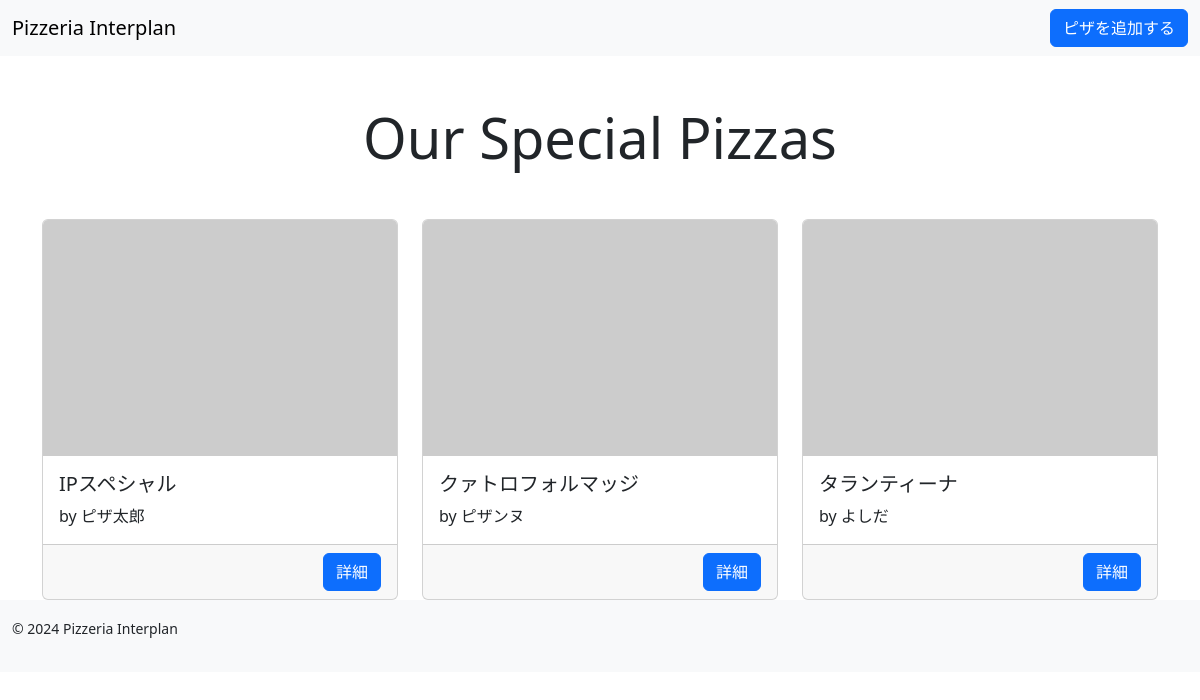
Before: / with the older database file.
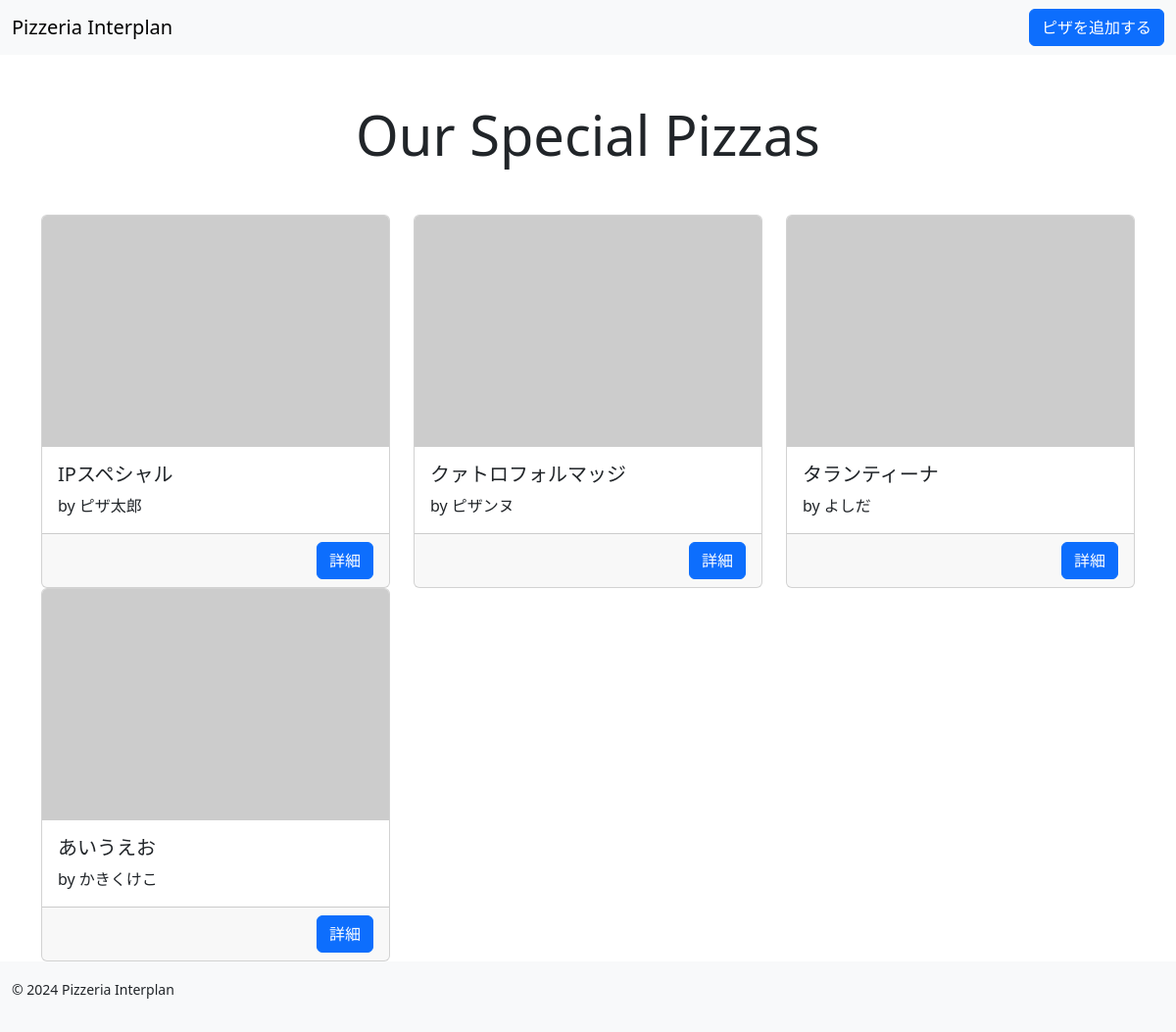
After: the same page with the newer database file.
### tables this page shows
CREATE TABLE `pizzas` (
  `id` int(11) NOT NULL,
  `pizza_name` varchar(255) NOT NULL,
  `chef_name` varchar(255) NOT NULL,
  `toppings` varchar(255) NOT NULL,
  `created_at` timestamp NOT NULL DEFAULT CURRENT_TIMESTAMP
);

### index.php (the view)
<?php
require 'dbconnect.php';
$sql = 'SELECT * FROM pizzas';
$result = $db->query($sql);
$pizzas = $result->fetchAll();
?>
<?php include 'header.php'; ?>
<div class="container">
  <h1 class="text-center display-4 my-5">
    Our Special Pizzas
  </h1>
  <div class="row">
    <?php foreach ($pizzas as $pizza): ?>
      <div class="col-md-4">
        <div class="card h-100">
          <img src="https://dummyimage.com/600x400/666/fff&text=PIZZA" alt="" class="card-img-top">
          <div class="card-body">
            <h3 class="h5"><?= $pizza['pizza_name']; ?></h3>
            <p class="card-text">by <?= $pizza['chef_name']; ?></p>
          </div>
          <div class="card-footer text-end">
            <a href="detail.php?id=<?= $pizza['id']; ?>" class="btn btn-primary">詳細</a>
          </div>
        </div>
      </div>
    <?php endforeach; ?>
  </div>
</div>
<?php include 'footer.php'; ?>

### header.php (shortened to what this page needs)
<!DOCTYPE html>
<html lang="ja">
<head>
  <link rel="stylesheet" href="https://cdn.jsdelivr.net/npm/bootstrap@5.3.0/dist/css/bootstrap.min.css">
</head>
<body>
  <header>
    <nav class="navbar navbar-expand-lg bg-body-tertiary">
      <div class="container-fluid">
        <a class="navbar-brand" href="./index.php">Pizzeria Interplan</a>
        <div class="collapse navbar-collapse justify-content-end" id="navbarSupportedContent">
          <a href="add.php" class="btn btn-primary">ピザを追加する</a>
        </div>
      </div>
    </nav>
  </header>

### footer.php (shortened to what this page needs)
<footer class="bg-light py-3">
  <div class="container-fluid">
    <p>
      <small>&copy; 2024 Pizzeria Interplan</small>
    </p>
  </div>
</footer>
</body>
</html>

Changed rows visible on the page:
added pizzas: pizza_name "あいうえお", chef_name "かきくけこ"
